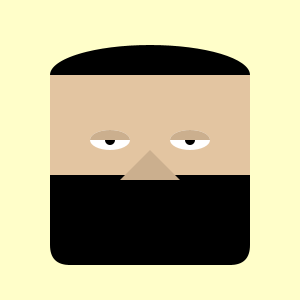
Frame 1 (no input)
Frame 60 (the mouse pressed at the canvas centre just before this capture): identical to frame 1, image omitted
Frame 120 (the mouse held since frame 60 and released just before this capture): identical to frame 1, image omitted

The Processing sketch that drew this single still picture (run headless with seeded random() and noise(); from frame 60 on, the mouse is pressed at the canvas centre):

// Processing sketch: processing_131005
// ── processing_131005.pde

boolean flipFlop = false;
//String keyPrompt = "press DOWN key";
int eyeLidLoc;
int beardLoc;
int bgColor;

void setup(){
  size(300, 300);
  background(240,237,194);
  textSize(13);
}
 
void draw(){
  if (flipFlop == false){
    eyeLidLoc = -10;
    beardLoc = 70;
    bgColor = 254;
 
  }
  if (flipFlop == true){
    eyeLidLoc = -30;
    beardLoc = 270;
    bgColor = 105;
  }
  makeFace();
  smooth();
  //text(keyPrompt,-145,-135);
}
 
/*void keyPressed(){
  if(key == CODED){
    if(keyCode == DOWN) {
      flipFlop =! flipFlop;}
  keyPrompt = ("");
    } else if(keyCode == UP){
      bgColor = 0; }
}
*/ 
void makeFace(){
 
size(300,300);
background(255,bgColor,201);
translate(150,150);

//head
rectMode(CENTER);
noStroke();
fill(227,197,161);
rect(0,0,200,150);
ellipse(20,80,50,50);
ellipse(-20,80,50,50);
//mouth
fill(116,52,79);
ellipse(0,60,30,30);
//ears
fill(27,197,161);
ellipse(170,-30,25,10);


//eyes
fill(255);
ellipse(40,-10,40,20);
ellipse(-40,-10,40,20);

//pupils
fill(0);
ellipse(40,-10,10,10);
ellipse(-40,-10,10,10);

//eyelids
fill(203,175,142);
arc(40,eyeLidLoc,40,20,-PI,0);
arc(-40,eyeLidLoc,40,20,-PI,0);

//hair
fill(0);
arc(0,-75,200,60,-PI,0);

//beard
rect(0,beardLoc,200,90,0,0,20,20);

//nose
fill(203,175,142);
triangle(0,0,30,30,-30,30);
}
